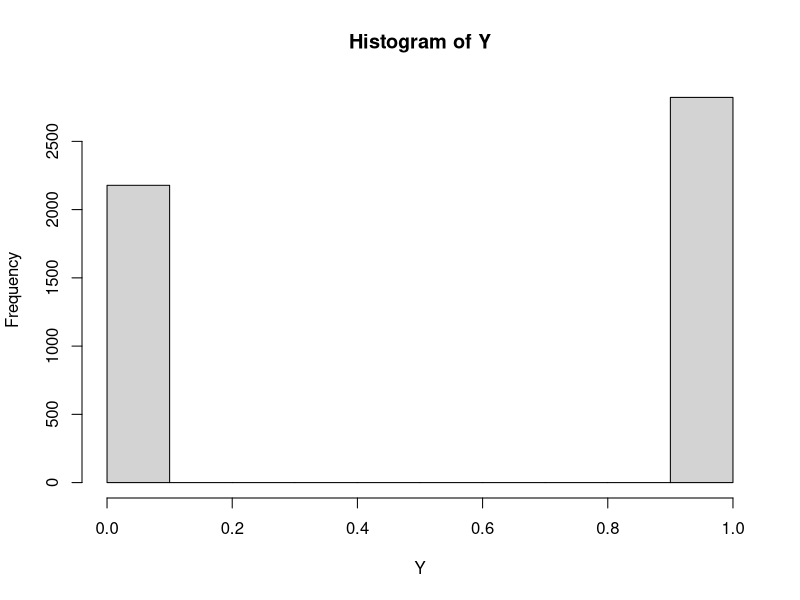

Reproduce this figure in R. (Note: this script raises an error after producing the figure.)
# Clear the entire environment
rm(list = ls())
# Load necessary package
library(data.table)
# Observational Study with an assay lower limit (Lower Limit of Detection, LOD) for the mediator variable
#
# parameters:
#  - n_obs:  Number of study units to generate for the observational study.
#  - return_dgp: Logical indicating whether to return the data-generating
#                functions in addition to the simulated data.
#  - random: Randomization trial or not. FALSE means observational study
#
# return:
#  A data frame of `n_obs` study units from an observationl study in which 
#  an assay lower limit for the mediator variable, i.e.,
# - study_dat: A data frame of `n_obs` study units with censoring for M1.
# - study_dat_full: A data frame of `n_obs` study units without censoring for M1.

Study_dgp_Mcensor <- function(n_obs = 5000, random = FALSE, lod = NULL, censor_rate = 0.3, return_dgp = TRUE) {
  # Generate baseline covariates (e.g., demographic characteristics)
  L1 <- rbinom(n_obs, 1, 0.7)
  L2 <- rbinom(n_obs, 1, 0.5)
  L3 <- rbinom(n_obs, 1, 0.25)
  
  # Generate exposure status as a function of baseline covariates, depending on randomization
  gA <- function(L1, L2, L3, random) {
    if (random) {
      return(rep(0.5, length(L1)))  # Fixed probability if randomized
    } else {
      return(plogis(-1.25 + 0.25 * L1 + 1.25 * L2 + 0.5 * L3 - 2.5 * L1 * L3)) # interactions
    }
  }
  gA_obs <- gA(L1, L2, L3, random)
  A <- rbinom(n_obs, 1, gA_obs)
  
  # Generate post-infection biomarker (RNA quantity) from a log-normal distribution
  QM <- function(A, L1, L2, L3) {
    QM <- A * (L1 + 2 * L2 - L3) # hard to model P(A | M, L) since DGP of M
    return(list(QM = QM))
  }
  QM_obs <- QM(A, L1, L2, L3)
  M_full <- rnorm(n_obs, QM_obs$QM + 2.5, 0.25)
  # summary(M_full)
  # different distribution, e.g., round(rweibull(n_obs, shape = shape, scale = scale) * (1 + QM_obs$QM), 3)
  
  # Apply fixed LOD for censoring
  if (is.null(lod)) {
    lod <- quantile(M_full, probs = censor_rate)  # Set LOD as a fixed quantile of simulated data if not provided
  }
  censored <- M_full < lod                         # Identify which values are censored
  # Assign censored and uncensored values
  M <- M_full
  M[censored] <- "LOD"   # Replace censored values with "LOD"
  
  # Generate the outcome of interest
  QY <- function(A, M, L1, L2, L3) {
    -1.25 + 2 * A + 0.5 * M - 0.25 * L1 - 0.5 * L2 -0.5 * L3 # additive model lasso is ok. 
  }
  QY_obs <- QY(A, M_full, L1, L2, L3)
  Yprob <- plogis(QY_obs)  # Convert to probabilities using the logistic function
  Y <- rbinom(n_obs, 1, Yprob) 
  summary(Y); hist(Y)
  
  # Create data frame and return
  study_dat <- data.table::setDT(
    data.frame(id = seq(1, n_obs), L1, L2, L3, A, M, Y, censored = censored)
  )
  study_dat_full <- data.table::setDT(
    data.frame(id = seq(1, n_obs), L1, L2, L3, A, M = M_full, Y)
  )
  # Collect DGP functions to optionally return
  dgp_funs <- list(gA = gA, QM = QM, QY = QY)
  
  # Return data frame and optionally DGP functions
  if (return_dgp) {
    out <- list(
      "study_dat" = study_dat,
      "study_dat_full" = study_dat_full,
      "dgp_funs" = dgp_funs,
      "lod" = lod
    )
  } else {
    out <- list(
      "study_dat" = study_dat,
      "study_dat_full" = study_dat_full
    )
  }
  return(out)
}



n_obs <- 5000
(data <- Study_dgp_Mcensor(n_obs = n_obs, censor_rate = 0.3))
data$lod

head(data$study_dat)
head(data$study_dat_full)

summary(data$study_dat$M)
summary(data$study_dat_full$M)



# Approximate Average Treatment Effect (ATE), Natural Direct and Indirect Effects (NDE/NIE)
#
# parameters:
#  - gen_data: A function that generates data from a data-generating process.
#  - n_truth: Number of observations to generate for an "asymptotic" sample
#              in which the plug-in estimator of the ATE will be used.
#  - random: Randomization trial or not. FALSE means observational study
#
# return:
#   A list containing:
#   - psi_est: Estimate of the ATE based on the plug-in estimator.
#   var_eif: Variance bound via the efficient influence function (EIF).
#   nde: Natural direct effect (NDE).
#   nie: Natural indirect effect (NIE).
get_truth <- function(gen_data, random = FALSE, n_truth = 1e7) {
  # Compute large data set from data-generating mechanism
  dgp <- gen_data(n_obs = n_truth, random =random, return_dgp = TRUE)
  wow_so_much_data <- dgp$study_dat_full
  
  # Extract DGP helper functions
  gA <- dgp$dgp_funs$gA
  QM <- dgp$dgp_funs$QM
  QY <- dgp$dgp_funs$QY
  
  # Compute exposure (infection) mechanism in "asymptotic" sample
  gA_mech <- with(wow_so_much_data, gA(L1, L2, L3, random))
  
  # compute post-infection labs and biomarkers in "asymptotic" sample
  QM_Anat_mech <- with(wow_so_much_data, QM(A, L1, L2, L3))
  
  # compute post-infection labs and biomarkers in "asymptotic" sample for
  # counterfactual data where all units are exposed (A = 1)
  QM_Ais1_mech <- with(wow_so_much_data, QM(1, L1, L2, L3))
  M1_Ais1 <- rnorm(n_truth, QM_Ais1_mech$QM + 2.5, 0.25)
  
  # compute post-infection labs and biomarkers in "asymptotic" sample for
  # counterfactual data where all units are unexposed (A = 0)
  QM_Ais0_mech <- with(wow_so_much_data, QM(0, L1, L2, L3))
  M1_Ais0 <- rnorm(n_truth, QM_Ais0_mech$QM + 2.5, 0.25)
  
  # Compute outcome of interest in "asymptotic" sample
  Y_mech <- with(wow_so_much_data, QY(A, M, L1, L2, L3))
  QY_mech <- rbinom(n_truth, 1, plogis(Y_mech) )
  
  Y_Ais1_mech <- with(wow_so_much_data, QY(1, M1_Ais1, L1, L2, L3))
  Y_Ais0_mech <- with(wow_so_much_data, QY(0, M1_Ais0, L1, L2, L3))
  
  QY_Ais1_mech <- rbinom(n_truth, 1, plogis(Y_Ais1_mech) )
  QY_Ais0_mech <- rbinom(n_truth, 1, plogis(Y_Ais0_mech) )
  
  
  # Compute average treatment effect (ATE) via plug-in in "asymptotic" sample
  ate_rd <- mean(QY_Ais1_mech) - mean(QY_Ais0_mech)
  ate_rr <- mean(QY_Ais1_mech)/mean(QY_Ais0_mech)
  ate_or <- (mean(QY_Ais1_mech)/(1 - mean(QY_Ais1_mech)))/(mean(QY_Ais0_mech)/(1 - mean(QY_Ais0_mech)))
  
  # Compute direct and indirect effects
  Y_corss_mech <- with(wow_so_much_data, QY(1, M1_Ais0, L1, L2, L3))
  QY_corss_mech <- rbinom(n_truth, 1, plogis(Y_corss_mech) )
  
  nie_rd <- mean(QY_Ais1_mech) - mean(QY_corss_mech)  # Natural Indirect Effect RD
  nie_rr <- mean(QY_Ais1_mech)/mean(QY_corss_mech)  # Natural Indirect Effect RR
  nie_or <- (mean(QY_Ais1_mech)/(1 - mean(QY_Ais1_mech)))/(mean(QY_corss_mech)/(1-mean(QY_corss_mech)) ) # Natural Indirect Effect OR
  
  nde_rd <- mean(QY_corss_mech) - mean(QY_Ais0_mech)  # Natural Direct Effect RD
  nde_rr <- mean(QY_corss_mech)/mean(QY_Ais0_mech)  # Natural Direct Effect RD
  nde_or <- (mean(QY_corss_mech)/(1-mean(QY_corss_mech)) )/(mean(QY_Ais0_mech)/(1 - mean(QY_Ais0_mech)))  # Natural Direct Effect RD
  
  
  # Compute the variance bound via the EIF
  # EIF for ATE
  eif_Ais1 <- (wow_so_much_data$A == 1) / gA_mech * (wow_so_much_data$Y - QY_mech) + QY_Ais1_mech
  eif_Ais0 <- (wow_so_much_data$A == 0) / (1 - gA_mech) * (wow_so_much_data$Y - QY_mech) + QY_Ais0_mech
  eif_ate <- (eif_Ais1 - eif_Ais0) - ate_rd
  
  # EIF for NIE and NDE
  return(list(
    psi_rd = ate_rd,
    psi_rr = ate_rr,
    psi_or = ate_rr,
    var_eif = var(eif_ate),
    nde_rd = nde_rd,
    nde_rr = nde_rr,
    nde_or = nde_or,
    nie_rd = nie_rd,
    nie_rr = nie_rr,
    nie_or = nie_or
  ))
}

(truth <- get_truth(gen_data = Study_dgp_Mcensor))
truth
